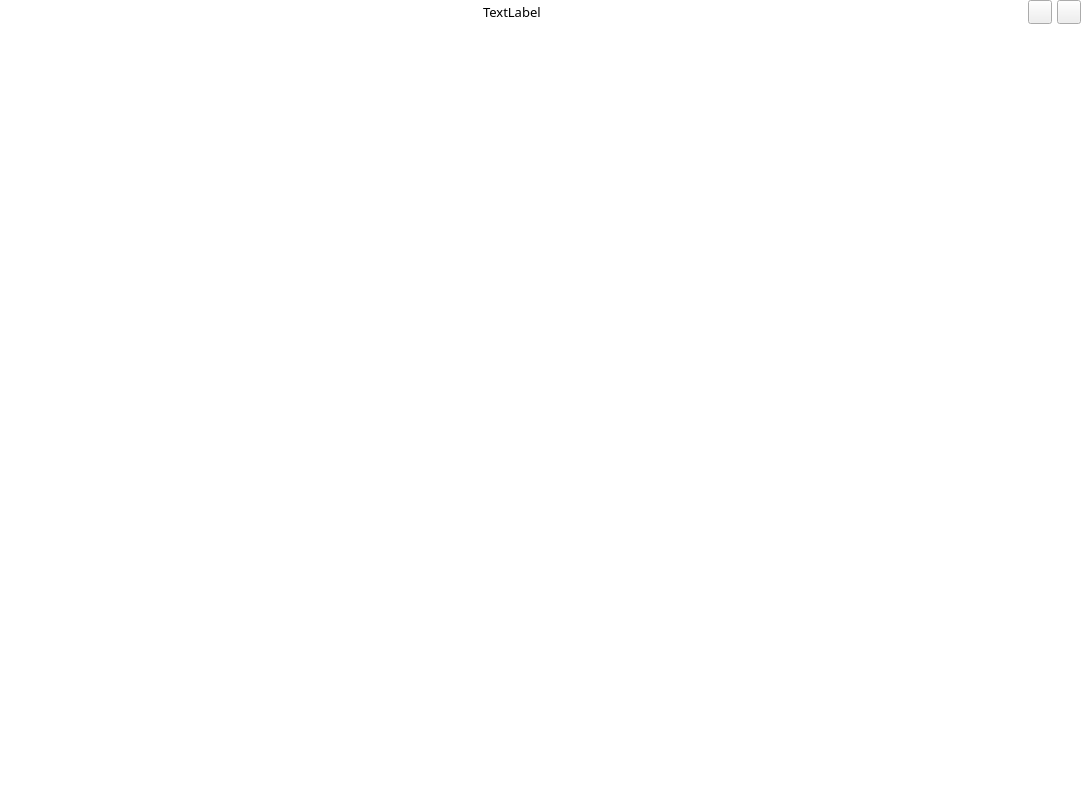
<?xml version="1.0" encoding="UTF-8"?>
<ui version="4.0">
 <class>AgoraTeacherWidget</class>
 <widget class="QWidget" name="AgoraTeacherWidget">
  <property name="geometry">
   <rect>
    <x>0</x>
    <y>0</y>
    <width>1091</width>
    <height>796</height>
   </rect>
  </property>
  <property name="windowTitle">
   <string>QTeacherFirstWidget</string>
  </property>
  <property name="autoFillBackground">
   <bool>true</bool>
  </property>
  <property name="styleSheet">
   <string notr="true">.QWidget{
background-color:white;
}</string>
  </property>
  <layout class="QVBoxLayout" name="verticalLayout" stretch="1,30">
   <property name="spacing">
    <number>0</number>
   </property>
   <property name="leftMargin">
    <number>0</number>
   </property>
   <property name="topMargin">
    <number>0</number>
   </property>
   <property name="rightMargin">
    <number>0</number>
   </property>
   <property name="bottomMargin">
    <number>0</number>
   </property>
   <item>
    <layout class="QHBoxLayout" name="horizontalLayout" stretch="20,1,20,0,1">
     <property name="spacing">
      <number>5</number>
     </property>
     <property name="rightMargin">
      <number>10</number>
     </property>
     <item>
      <spacer name="horizontalSpacer">
       <property name="orientation">
        <enum>Qt::Horizontal</enum>
       </property>
       <property name="sizeHint" stdset="0">
        <size>
         <width>40</width>
         <height>20</height>
        </size>
       </property>
      </spacer>
     </item>
     <item>
      <widget class="QLabel" name="ClassroomNameLabel">
       <property name="font">
        <font>
         <family>微软雅黑</family>
         <pointsize>10</pointsize>
        </font>
       </property>
       <property name="text">
        <string>TextLabel</string>
       </property>
      </widget>
     </item>
     <item>
      <spacer name="horizontalSpacer_3">
       <property name="orientation">
        <enum>Qt::Horizontal</enum>
       </property>
       <property name="sizeHint" stdset="0">
        <size>
         <width>40</width>
         <height>20</height>
        </size>
       </property>
      </spacer>
     </item>
     <item>
      <widget class="QPushButton" name="ChangeSizePushButton">
       <property name="minimumSize">
        <size>
         <width>24</width>
         <height>24</height>
        </size>
       </property>
       <property name="maximumSize">
        <size>
         <width>24</width>
         <height>24</height>
        </size>
       </property>
       <property name="styleSheet">
        <string notr="true">QPushButton{
border-image: url(&quot;:/image/resource/icon-max@2x.png&quot;);
}

QPushButton:hover{
border-image: url(&quot;:/image/resource/icon-max-hover.png&quot;);
}

QPushButton:checked{
border-image: url(&quot;:/image/resource/icon-min@2x.png&quot;);
}

QPushButton:checked:hover{
border-image: url(&quot;:/image/resource/icon-min-hover@2x.png&quot;);
}</string>
       </property>
       <property name="text">
        <string/>
       </property>
       <property name="checkable">
        <bool>true</bool>
       </property>
      </widget>
     </item>
     <item>
      <widget class="QPushButton" name="ExitPushButton">
       <property name="sizePolicy">
        <sizepolicy hsizetype="Preferred" vsizetype="Preferred">
         <horstretch>0</horstretch>
         <verstretch>0</verstretch>
        </sizepolicy>
       </property>
       <property name="minimumSize">
        <size>
         <width>24</width>
         <height>24</height>
        </size>
       </property>
       <property name="maximumSize">
        <size>
         <width>24</width>
         <height>24</height>
        </size>
       </property>
       <property name="styleSheet">
        <string notr="true">#ExitPushButton {border-image:url(&quot;:/image/resource/icon-exit@2x.png&quot;);}

#ExitPushButton:hover{
border-image:url(&quot;:/image/resource/icon-exit-hover@2x.png&quot;);
}</string>
       </property>
       <property name="text">
        <string/>
       </property>
      </widget>
     </item>
    </layout>
   </item>
   <item>
    <widget class="QWidget" name="widget" native="true">
     <property name="autoFillBackground">
      <bool>false</bool>
     </property>
    </widget>
   </item>
  </layout>
 </widget>
 <layoutdefault spacing="6" margin="11"/>
 <resources>
  <include location="../agora_edu_demo.qrc"/>
 </resources>
 <connections/>
</ui>
